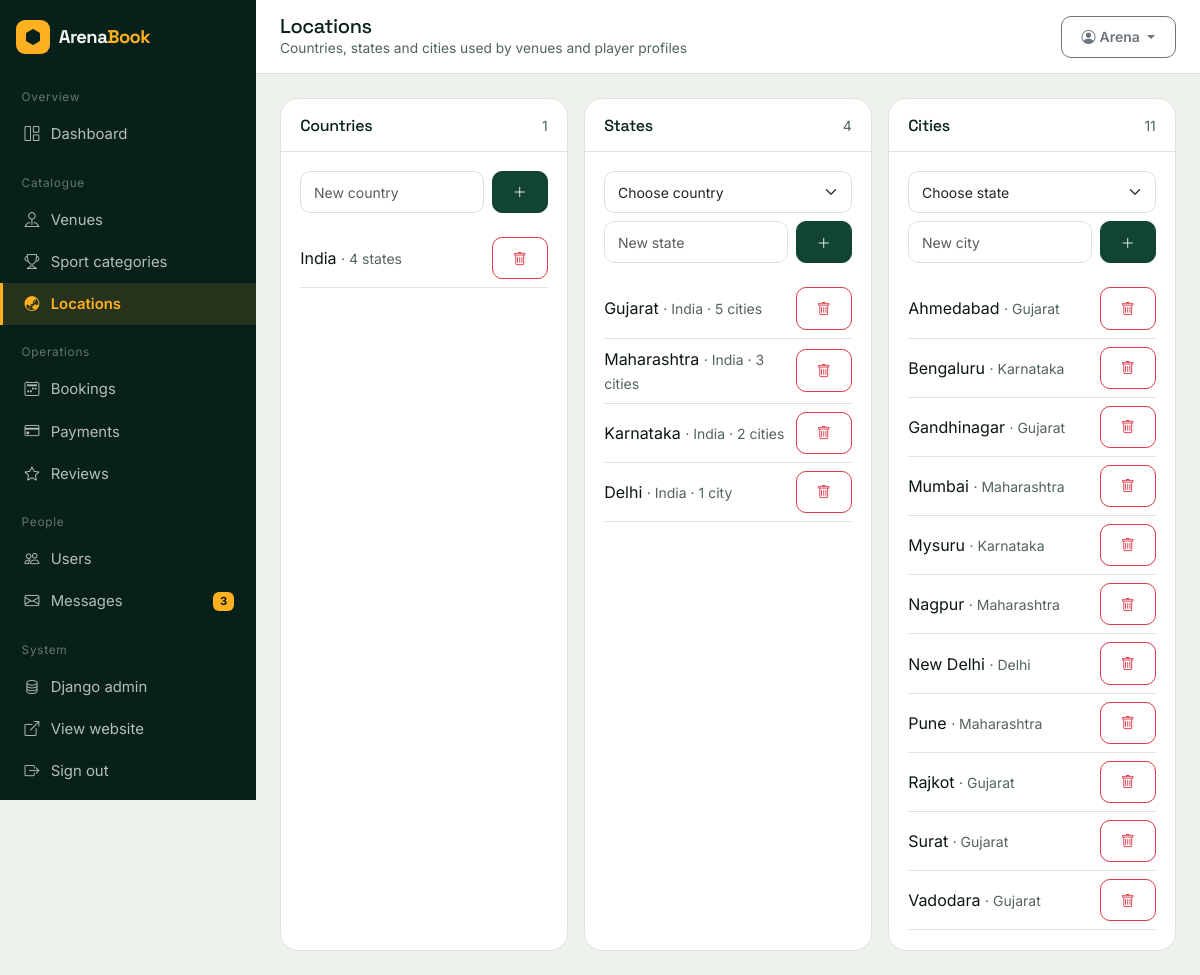
The page /dashboard/locations/ (signed in) on the database its author committed.
### arena/models.py (models this page shows, shortened)
class User(AbstractBaseUser, PermissionsMixin):
    first_name = models.CharField(max_length=60)
    last_name = models.CharField(max_length=60, blank=True)
    email = models.EmailField(unique=True)
    profile_image = models.ImageField(upload_to="profiles/", blank=True, null=True)
    date_joined = models.DateTimeField(default=timezone.now)
    is_active = models.BooleanField(default=True)
    is_staff = models.BooleanField(
        default=False, help_text="Allows access to the ArenaBook admin panel."
    )
    objects = UserManager()
    USERNAME_FIELD = "email"
    REQUIRED_FIELDS = ["first_name"]
    class Meta:
        verbose_name = "User"
        verbose_name_plural = "Users"
        ordering = ["-date_joined"]
    def get_short_name(self):
        return self.first_name or self.email.split("@")[0]

class Country(models.Model):
    name = models.CharField(max_length=80, unique=True)
    class Meta:
        verbose_name_plural = "Countries"
        ordering = ["name"]

class State(models.Model):
    country = models.ForeignKey(Country, on_delete=models.CASCADE, related_name="states")
    name = models.CharField(max_length=80)
    class Meta:
        ordering = ["name"]
        unique_together = ("country", "name")

class City(models.Model):
    state = models.ForeignKey(State, on_delete=models.CASCADE, related_name="cities")
    name = models.CharField(max_length=80)
    class Meta:
        verbose_name_plural = "Cities"
        ordering = ["name"]
        unique_together = ("state", "name")

### arena/dashboard_views.py (the view, shortened to what this page needs)
# urls.py: path("dashboard/locations/", dash.admin_locations, name="admin_locations"),
@staff_required
def admin_locations(request):
    return render(
        request,
        "dashboard/locations.html",
        {
            "countries": Country.objects.annotate(total=Count("states")),
            "states": State.objects.select_related("country").annotate(
                total=Count("cities")
            ),
            "cities": City.objects.select_related("state", "state__country"),
        },
    )

### arena/context_processors.py (called while the page is built)
def site_context(request):
    unread = 0
    if request.user.is_authenticated and request.user.is_staff:
        unread = ContactUs.objects.filter(is_read=False).count()
    return {
        "SITE_NAME": "ArenaBook",
        "SITE_TAGLINE": "Book your game. Own the ground.",
        "nav_categories": SportCategory.objects.all()[:8],
        "unread_messages": unread,
    }

### arena/dashboard_views.py (called while the page is built)
def staff_required(view):
    decorated = user_passes_test(
        lambda u: u.is_authenticated and u.is_staff and u.is_active,
        login_url="login",
    )(view)
    return login_required(decorated, login_url="login")

### templates/dashboard/locations.html (shortened to what this page needs)
{% extends 'dashboard/base.html' %}
{% block page_title %}Locations{% endblock %}
{% block page_sub %}Countries, states and cities used by venues and player profiles{% endblock %}
{% block content %}
<div class="row g-3">
    <div class="col-lg-4">
        <div class="panel h-100">
            <div class="panel-head"><h5>Countries</h5><span class="small text-muted-soft">{{ countries|length }}</span></div>
            <div class="panel-body">
                <form method="post" class="d-flex gap-2 mb-3">
                    <input type="text" name="name" class="form-control form-control-sm" placeholder="New country" required>
                    <button class="btn btn-sm btn-pitch"><i class="bi bi-plus-lg"></i></button>
                </form>
                {% for country in countries %}
                <div class="d-flex justify-content-between align-items-center py-2 border-bottom">
                    <span>{{ country.name }} <span class="small text-muted-soft">· {{ country.total }} state{{ country.total|pluralize }}</span></span>
                    <form method="post" action="{% url 'admin_location_delete' 'country' country.pk %}" data-confirm="Delete {{ country.name }} and everything under it?">
                        <button class="btn btn-sm btn-outline-danger"><i class="bi bi-trash"></i></button>
                    </form>
                </div>
                {% empty %}
                <p class="small text-muted-soft mb-0">No countries added yet.</p>
                {% endfor %}
            </div>
        </div>
    </div>
    <div class="col-lg-4">
        <div class="panel h-100">
            <div class="panel-head"><h5>States</h5><span class="small text-muted-soft">{{ states|length }}</span></div>
            <div class="panel-body">
                <form method="post" class="mb-3">
                    <select name="parent" class="form-select form-select-sm mb-2" required>
                        <option value="">Choose country</option>
                    </select>
                    <div class="d-flex gap-2">
                        <input type="text" name="name" class="form-control form-control-sm" placeholder="New state" required>
                        <button class="btn btn-sm btn-pitch"><i class="bi bi-plus-lg"></i></button>
                    </div>
                </form>
                {% for state in states %}
                <div class="d-flex justify-content-between align-items-center py-2 border-bottom">
                    <span>{{ state.name }} <span class="small text-muted-soft">· {{ state.country.name }} · {{ state.total }} cit{{ state.total|pluralize:"y,ies" }}</span></span>
                    <form method="post" action="{% url 'admin_location_delete' 'state' state.pk %}" data-confirm="Delete {{ state.name }}?">
                        <button class="btn btn-sm btn-outline-danger"><i class="bi bi-trash"></i></button>
                    </form>
                </div>
                {% empty %}
                <p class="small text-muted-soft mb-0">No states added yet.</p>
                {% endfor %}
            </div>
        </div>
    </div>
    <div class="col-lg-4">
        <div class="panel h-100">
            <div class="panel-head"><h5>Cities</h5><span class="small text-muted-soft">{{ cities|length }}</span></div>
            <div class="panel-body">
                <form method="post" class="mb-3">
                    <select name="parent" class="form-select form-select-sm mb-2" required>
                        <option value="">Choose state</option>
                    </select>
                    <div class="d-flex gap-2">
                        <input type="text" name="name" class="form-control form-control-sm" placeholder="New city" required>
                        <button class="btn btn-sm btn-pitch"><i class="bi bi-plus-lg"></i></button>
                    </div>
                </form>
                {% for city in cities %}
                <div class="d-flex justify-content-between align-items-center py-2 border-bottom">
                    <span>{{ city.name }} <span class="small text-muted-soft">· {{ city.state.name }}</span></span>
                    <form method="post" action="{% url 'admin_location_delete' 'city' city.pk %}" data-confirm="Delete {{ city.name }}?">
                        <button class="btn btn-sm btn-outline-danger"><i class="bi bi-trash"></i></button>
                    </form>
                </div>
                {% empty %}
                <p class="small text-muted-soft mb-0">No cities added yet.</p>
                {% endfor %}
            </div>
        </div>
    </div>
</div>
{% endblock %}

### templates/dashboard/base.html (shortened to what this page needs)
{% load static %}<!DOCTYPE html>
<html lang="en">
<head>
    <link href="https://cdn.jsdelivr.net/npm/bootstrap@5.3.3/dist/css/bootstrap.min.css" rel="stylesheet">
    <link href="https://cdn.jsdelivr.net/npm/bootstrap-icons@1.11.3/font/bootstrap-icons.css" rel="stylesheet">
    <link rel="stylesheet" href="{% static 'css/style.css' %}">
</head>
<body class="admin-body">
{% with url_name=request.resolver_match.url_name %}
<div class="admin-shell">
    <aside class="admin-side" id="adminSide">
        <a href="{% url 'home' %}" class="navbar-brand px-3 mb-3 d-flex">
            <span class="brand-mark"><i class="bi bi-hexagon-fill"></i></span>
            <span class="brand-text">Arena<span class="brand-accent">Book</span></span>
        </a>
        <div class="side-group">Overview</div>
        <a href="{% url 'dashboard' %}" class="side-link {% if url_name == 'dashboard' %}active{% endif %}"><i class="bi bi-grid-1x2"></i>Dashboard</a>
        <div class="side-group">Catalogue</div>
        <a href="{% url 'admin_turfs' %}" class="side-link {% if 'turf' in url_name %}active{% endif %}"><i class="bi bi-pin-map"></i>Venues</a>
        <a href="{% url 'admin_categories' %}" class="side-link {% if 'categor' in url_name %}active{% endif %}"><i class="bi bi-trophy"></i>Sport categories</a>
        <a href="{% url 'admin_locations' %}" class="side-link {% if 'location' in url_name %}active{% endif %}"><i class="bi bi-globe-asia-australia"></i>Locations</a>
        <div class="side-group">Operations</div>
        <a href="{% url 'admin_bookings' %}" class="side-link {% if 'booking' in url_name %}active{% endif %}"><i class="bi bi-calendar2-week"></i>Bookings</a>
        <a href="{% url 'admin_payments' %}" class="side-link {% if 'payment' in url_name %}active{% endif %}"><i class="bi bi-credit-card"></i>Payments</a>
        <a href="{% url 'admin_reviews' %}" class="side-link {% if 'review' in url_name %}active{% endif %}"><i class="bi bi-star"></i>Reviews</a>
        <div class="side-group">People</div>
        <a href="{% url 'admin_users' %}" class="side-link {% if 'user' in url_name %}active{% endif %}"><i class="bi bi-people"></i>Users</a>
        <a href="{% url 'admin_messages' %}" class="side-link {% if 'message' in url_name %}active{% endif %}">
            <i class="bi bi-envelope"></i>Messages
            {% if unread_messages %}<span class="badge bg-amber text-ink">{{ unread_messages }}</span>{% endif %}
        </a>
        <div class="side-group">System</div>
        <a href="/django-admin/" class="side-link"><i class="bi bi-database"></i>Django admin</a>
        <a href="{% url 'home' %}" class="side-link"><i class="bi bi-box-arrow-up-right"></i>View website</a>
        <a href="{% url 'logout' %}" class="side-link"><i class="bi bi-box-arrow-right"></i>Sign out</a>
    </aside>
    <div class="admin-main">
        <header class="admin-top">
            <div class="d-flex align-items-center gap-3">
                <div>
                    <h1>{% block page_title %}Dashboard{% endblock %}</h1>
                    <div class="sub">{% block page_sub %}{% endblock %}</div>
                </div>
            </div>
            <div class="d-flex align-items-center gap-2">
                <div class="dropdown">
                    <button class="btn btn-sm btn-outline-secondary dropdown-toggle" data-bs-toggle="dropdown">
                        <i class="bi bi-person-circle me-1"></i>{{ user.get_short_name }}
                    </button>
                </div>
            </div>
        </header>
        <div class="admin-content">
            {% block content %}{% endblock %}
        </div>
    </div>
</div>
{% endwith %}
</body>
</html>

### static/css/style.css (style rules this page uses)
:root { --pitch-900: #08201A; --pitch-800: #0D2E24; --pitch-700: #124435; --pitch-500: #1D7A56; --pitch-300: #4FBF8B; --chalk: #F3F6F0; --chalk-line: #DCE3D8; --paper: #FFFFFF; --amber: #FFB020; --amber-dark: #E0940A; --clay: #C96A3E; --ink: #0B1712; --ink-soft: #52635C; --radius: 10px; --radius-lg: 18px; --shadow-soft: 0 10px 30px -18px rgba(8, 32, 26, .45); --shadow-lift: 0 22px 44px -26px rgba(8, 32, 26, .55); --font-display: 'Space Grotesk', 'Segoe UI', sans-serif; --font-body: 'Inter', 'Segoe UI', sans-serif; }
* { box-sizing: border-box; }
body { font-family: var(--font-body); background: var(--chalk); color: var(--ink); display: flex; flex-direction: column; min-height: 100vh; -webkit-font-smoothing: antialiased; }
h1, h2, h3, h4, h5, h6, .display-font { font-family: var(--font-display); letter-spacing: -.02em; color: var(--pitch-900); }
a { text-decoration: none; }
.btn { font-weight: 600; border-radius: var(--radius); padding: .6rem 1.25rem; }
.btn-pitch { background: var(--pitch-700); border: 1px solid var(--pitch-700); color: #fff; }
.bg-amber { background: var(--amber) !important; }
.text-ink { color: var(--ink) !important; }
.text-muted-soft { color: var(--ink-soft) !important; }
.navbar-brand { display: flex; align-items: center; gap: .55rem; }
.brand-mark { width: 34px; height: 34px; display: grid; place-items: center; background: var(--amber); color: var(--pitch-900); border-radius: 9px; font-size: 1rem; }
.brand-text { font-family: var(--font-display); font-weight: 700; font-size: 1.3rem; color: var(--chalk); letter-spacing: -.03em; }
.brand-accent { color: var(--amber); }
.form-control, .form-select { border-radius: var(--radius); border: 1px solid var(--chalk-line); padding: .6rem .8rem; }
.admin-body { background: #EEF2EC; }
.admin-shell { display: flex; min-height: 100vh; }
.admin-side { width: 256px; flex: 0 0 256px; background: var(--pitch-900); color: rgba(243, 246, 240, .78); padding: 1.25rem 0; position: sticky; top: 0; height: 100vh; overflow-y: auto; }
.admin-side .brand-text { font-size: 1.15rem; }
.admin-side .side-group { color: rgba(243, 246, 240, .4); font-size: .74rem; padding: 1.2rem 1.35rem .4rem; letter-spacing: .06em; }
.side-link { display: flex; align-items: center; gap: .7rem; padding: .62rem 1.35rem; color: rgba(243, 246, 240, .74); font-size: .93rem; border-left: 3px solid transparent; }
.side-link.active { background: rgba(255, 176, 32, .12); border-left-color: var(--amber); color: var(--amber); font-weight: 600; }
.side-link .badge { margin-left: auto; }
.admin-main { flex: 1; min-width: 0; }
.admin-top { background: #fff; border-bottom: 1px solid var(--chalk-line); padding: .9rem 1.5rem; display: flex; align-items: center; justify-content: space-between; gap: 1rem; position: sticky; top: 0; z-index: 1030; }
.admin-top h1 { font-size: 1.25rem; margin: 0; }
.admin-top .sub { color: var(--ink-soft); font-size: .86rem; }
.admin-content { padding: 1.5rem; }
.panel { background: #fff; border: 1px solid var(--chalk-line); border-radius: var(--radius-lg); overflow: hidden; height: 100%; }
.panel-head { padding: .95rem 1.2rem; border-bottom: 1px solid var(--chalk-line); display: flex; align-items: center; justify-content: space-between; gap: .75rem; }
.panel-head h5 { margin: 0; font-size: 1rem; }
.panel-body { padding: 1.2rem; }

### rows shown on the page
User: get_short_name "Arena"
Country: name "India", total "4"
State: name "Gujarat", country.name "India", total "5"
State: name "Maharashtra", country.name "India", total "3"
State: name "Karnataka", country.name "India", total "2"
State: name "Delhi", country.name "India", total "1"
City: name "Ahmedabad", state.name "Gujarat"
City: name "Bengaluru", state.name "Karnataka"
City: name "Gandhinagar", state.name "Gujarat"
City: name "Mumbai", state.name "Maharashtra"
City: name "Mysuru", state.name "Karnataka"
City: name "Nagpur", state.name "Maharashtra"
City: name "New Delhi", state.name "Delhi"
City: name "Pune", state.name "Maharashtra"
City: name "Rajkot", state.name "Gujarat"
City: name "Surat", state.name "Gujarat"
City: name "Vadodara", state.name "Gujarat"

### other values the page prints
{{ unread_messages }} "3"
{{ countries|length }} "1"
{{ states|length }} "4"
{{ cities|length }} "11"
